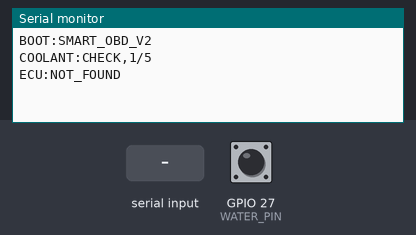
Recording of a sketch running on a simulated ESP32. On the bench: the last lines printed to the serial monitor. Inputs (shaded band) come from the test bench; at power-on: GPIO 27 (WATER_PIN) HIGH. No CAN messages arrive unless stated; nothing arrives over Bluetooth unless stated.

Above: at 2.2 s.
2.3 s: "PING\n" received over the second serial link
At 3.6 s:
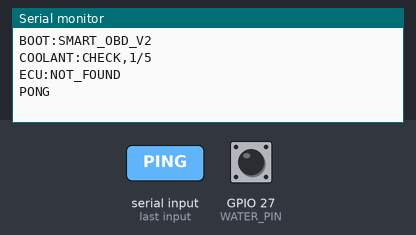
4.1 s: "STATUS\n" received over the second serial link
At 5.2 s:
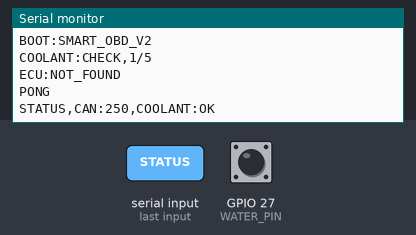
6.1 s: "CLEAR_DTC\n" received over the second serial link
At 8.0 s:
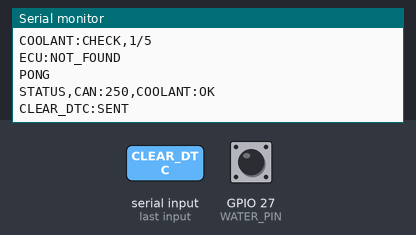

The sketch:

KhanehRemap_SmartOBD.ino
```cpp
/*
  Khaneh Remap Smart OBD - ESP32
  Target: ESP32-WROOM-32 / Arduino-ESP32 3.x
  CAN physical layer: SN65HVD230
  Water probe: stainless probe to GPIO27; coolant/chassis = GND
*/
#include <Arduino.h>
#include "BluetoothSerial.h"
#include "driver/twai.h"

BluetoothSerial SerialBT;

static constexpr gpio_num_t CAN_TX = GPIO_NUM_21;
static constexpr gpio_num_t CAN_RX = GPIO_NUM_22;
static constexpr uint8_t WATER_PIN = 27;

static constexpr uint32_t WATER_PERIOD_MS = 20000;
static constexpr uint8_t WATER_FAIL_LIMIT = 5;
static constexpr uint32_t PID_PERIOD_MS = 1000;

uint8_t waterFails = 0;
bool lowWaterAlarm = false;
uint32_t lastWater = 0, lastPid = 0;
bool twaiStarted = false;
int canRate = 0;

void btLine(const String &s) {
  Serial.println(s);
  if (SerialBT.hasClient()) SerialBT.println(s);
}

bool installCAN(int kbps) {
  if (twaiStarted) {
    twai_stop();
    twai_driver_uninstall();
    twaiStarted = false;
  }
  twai_general_config_t g = TWAI_GENERAL_CONFIG_DEFAULT(CAN_TX, CAN_RX, TWAI_MODE_NORMAL);
  g.tx_queue_len = 10;
  g.rx_queue_len = 20;
  g.alerts_enabled = TWAI_ALERT_NONE;
  twai_timing_config_t t;
  if (kbps == 250) {
    twai_timing_config_t cfg = TWAI_TIMING_CONFIG_250KBITS();
    t = cfg;
  } else {
    twai_timing_config_t cfg = TWAI_TIMING_CONFIG_500KBITS();
    t = cfg;
  }
  twai_filter_config_t f = TWAI_FILTER_CONFIG_ACCEPT_ALL();
  if (twai_driver_install(&g, &t, &f) != ESP_OK) return false;
  if (twai_start() != ESP_OK) {
    twai_driver_uninstall();
    return false;
  }
  twaiStarted = true;
  canRate = kbps;
  return true;
}

bool sendOBD(uint8_t mode, uint8_t pid) {
  if (!twaiStarted) return false;
  twai_message_t m = {};
  m.identifier = 0x7DF;
  m.data_length_code = 8;
  m.data[0] = 0x02; m.data[1] = mode; m.data[2] = pid;
  for (int i=3;i<8;i++) m.data[i]=0x55;
  return twai_transmit(&m, pdMS_TO_TICKS(50)) == ESP_OK;
}

bool waitOBD(uint8_t mode, uint8_t pid, twai_message_t &r, uint32_t timeoutMs=180) {
  uint32_t start=millis();
  while (millis()-start < timeoutMs) {
    if (twai_receive(&r, pdMS_TO_TICKS(20)) == ESP_OK) {
      if (!r.extd && r.identifier >= 0x7E8 && r.identifier <= 0x7EF &&
          r.data_length_code >= 4 && r.data[1] == (uint8_t)(mode+0x40) && r.data[2] == pid) return true;
    }
  }
  return false;
}

bool queryPID(uint8_t pid, twai_message_t &r) {
  while (twai_receive(&r, 0) == ESP_OK) {}
  if (!sendOBD(0x01,pid)) return false;
  return waitOBD(0x01,pid,r);
}

bool detectCAN() {
  twai_message_t r;
  const int rates[2]={500,250};
  for (int rate: rates) {
    if (!installCAN(rate)) continue;
    for (int n=0;n<2;n++) {
      if (queryPID(0x00,r)) {
        btLine("ECU:CONNECTED,CAN:" + String(rate));
        return true;
      }
      delay(80);
    }
  }
  btLine("ECU:NOT_FOUND");
  return false;
}

bool waterPresentSample() {
  pinMode(WATER_PIN, INPUT_PULLUP);
  delay(5);
  uint8_t wet=0, dry=0;
  for (int i=0;i<9;i++) {
    if (digitalRead(WATER_PIN)==LOW) wet++; else dry++;
    delay(5);
  }
  pinMode(WATER_PIN, INPUT); // high impedance between measurements
  return wet > dry;
}

void checkWater() {
  bool present=waterPresentSample();
  if (present) {
    waterFails=0;
    if (lowWaterAlarm) {
      lowWaterAlarm=false;
      btLine("COOLANT:OK");
    }
  } else {
    if (waterFails < WATER_FAIL_LIMIT) waterFails++;
    btLine("COOLANT:CHECK," + String(waterFails) + "/" + String(WATER_FAIL_LIMIT));
    if (waterFails >= WATER_FAIL_LIMIT && !lowWaterAlarm) {
      lowWaterAlarm=true;
      btLine("ALARM:LOW_COOLANT");
    }
  }
}

void sendLiveData() {
  if (!twaiStarted) return;
  twai_message_t r;
  if (queryPID(0x0C,r) && r.data_length_code>=5) {
    float rpm=((256.0f*r.data[3])+r.data[4])/4.0f;
    btLine("RPM:"+String(rpm,0));
  }
  if (queryPID(0x0D,r) && r.data_length_code>=4) btLine("SPEED:"+String(r.data[3]));
  if (queryPID(0x05,r) && r.data_length_code>=4) btLine("ECT:"+String((int)r.data[3]-40));
}

void clearDTC() {
  if (!twaiStarted) { btLine("CLEAR_DTC:NO_CAN"); return; }
  twai_message_t m={};
  m.identifier=0x7DF; m.data_length_code=8;
  m.data[0]=0x01; m.data[1]=0x04;
  for(int i=2;i<8;i++) m.data[i]=0x55;
  if (twai_transmit(&m,pdMS_TO_TICKS(50))==ESP_OK) btLine("CLEAR_DTC:SENT");
  else btLine("CLEAR_DTC:FAILED");
}

void handleCommand(String c) {
  c.trim(); c.toUpperCase();
  if (c=="PING") btLine("PONG");
  else if (c=="STATUS") btLine("STATUS,CAN:"+String(canRate)+",COOLANT:"+(lowWaterAlarm?String("LOW"):String("OK")));
  else if (c=="CLEAR_DTC") clearDTC();
  else if (c=="REDETECT") detectCAN();
}

void setup() {
  Serial.begin(115200);
  pinMode(WATER_PIN, INPUT);
  SerialBT.begin("KhanehRemap-OBD");
  btLine("BOOT:SMART_OBD_V2");
  checkWater();
  detectCAN();
  lastWater=millis();
  lastPid=millis();
}

void loop() {
  if (SerialBT.available()) handleCommand(SerialBT.readStringUntil('\n'));
  uint32_t now=millis();
  if (now-lastWater >= WATER_PERIOD_MS) { lastWater=now; checkWater(); }
  if (now-lastPid >= PID_PERIOD_MS) { lastPid=now; sendLiveData(); }
  delay(2);
}

// build-revision: 2026-09-20-fixed
```

Measured:
- after the input at 2.3 s, the serial monitor: prints a new line after 0.34 s (image 1)
- after the input at 4.1 s, the serial monitor: prints a new line after 0.54 s (image 2)
- after the input at 6.1 s, the serial monitor: prints a new line after 0.54 s (image 3)
